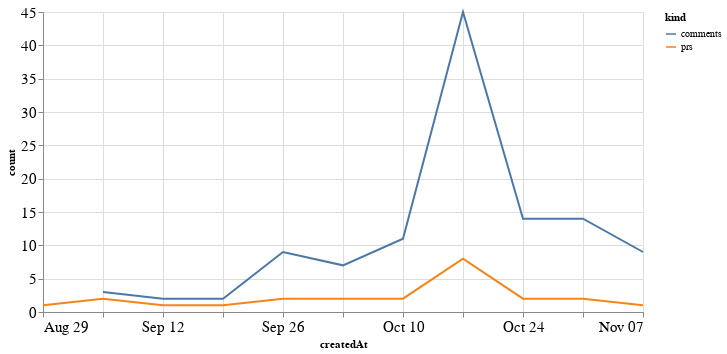

Here is the notebook cell this chart was saved with:
### Code cell
alt.Chart(total_time, width=600).mark_line().encode(
    x='createdAt',
    y='count',
    color='kind'
)

### Figure 1 — Vega-Lite specification as saved in the notebook (floating-point values rounded to 4 significant figures)
{"config": {"axisLeft": {"labelFontSize": 15}, "axisBottom": {"labelFontSize": 15}}, "data": {"name": "data-2a45f928ea051f2539670df7d33ff5ca"}, "mark": "line", "encoding": {"color": {"type": "nominal", "field": "kind"}, "x": {"type": "temporal", "field": "createdAt"}, "y": {"type": "quantitative", "field": "count"}}, "width": 600, "$schema": "https://vega.github.io/schema/vega-lite/v4.8.1.json", "datasets": {"data-2a45f928ea051f2539670df7d33ff5ca": [{"createdAt": "2021-08-29T00:00:00", "kind": "prs", "count": 1.0}, {"createdAt": "2021-09-05T00:00:00", "kind": "prs", "count": 2.0}, {"createdAt": "2021-09-12T00:00:00", "kind": "prs", "count": 1.0}, {"createdAt": "2021-09-19T00:00:00", "kind": "prs", "count": 1.0}, {"createdAt": "2021-09-26T00:00:00", "kind": "prs", "count": 2.0}, {"createdAt": "2021-10-03T00:00:00", "kind": "prs", "count": 2.0}, {"createdAt": "2021-10-10T00:00:00", "kind": "prs", "count": 2.0}, {"createdAt": "2021-10-17T00:00:00", "kind": "prs", "count": 8.0}, {"createdAt": "2021-10-24T00:00:00", "kind": "prs", "count": 2.0}, {"createdAt": "2021-10-31T00:00:00", "kind": "prs", "count": 2.0}, {"createdAt": "2021-11-07T00:00:00", "kind": "prs", "count": 1.0}, {"createdAt": "2021-08-29T00:00:00", "kind": "comments", "count": null}, {"createdAt": "2021-09-05T00:00:00", "kind": "comments", "count": 3.0}, {"createdAt": "2021-09-12T00:00:00", "kind": "comments", "count": 2.0}, {"createdAt": "2021-09-19T00:00:00", "kind": "comments", "count": 2.0}, {"createdAt": "2021-09-26T00:00:00", "kind": "comments", "count": 9.0}, {"createdAt": "2021-10-03T00:00:00", "kind": "comments", "count": 7.0}, {"createdAt": "2021-10-10T00:00:00", "kind": "comments", "count": 11.0}, {"createdAt": "2021-10-17T00:00:00", "kind": "comments", "count": 45.0}, {"createdAt": "2021-10-24T00:00:00", "kind": "comments", "count": 14.0}, {"createdAt": "2021-10-31T00:00:00", "kind": "comments", "count": 14.0}, {"createdAt": "2021-11-07T00:00:00", "kind": "comments", "count": 9.0}]}}
